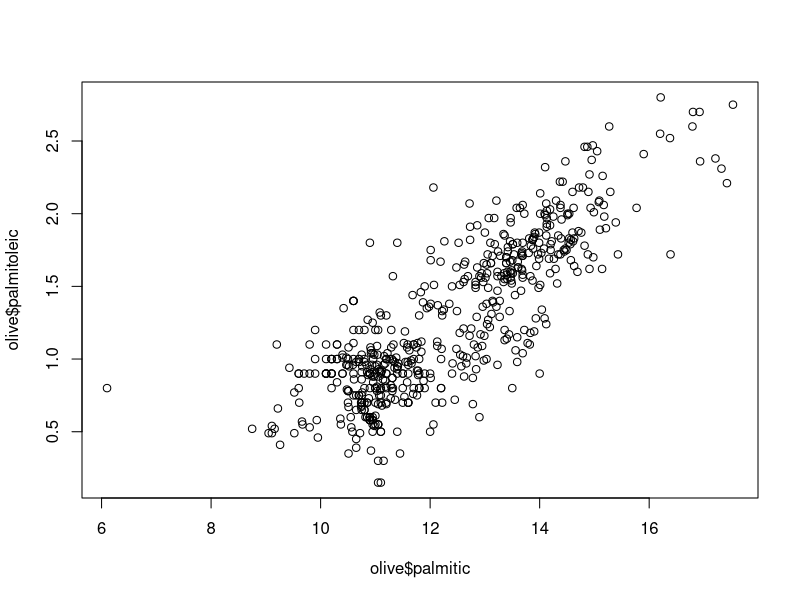
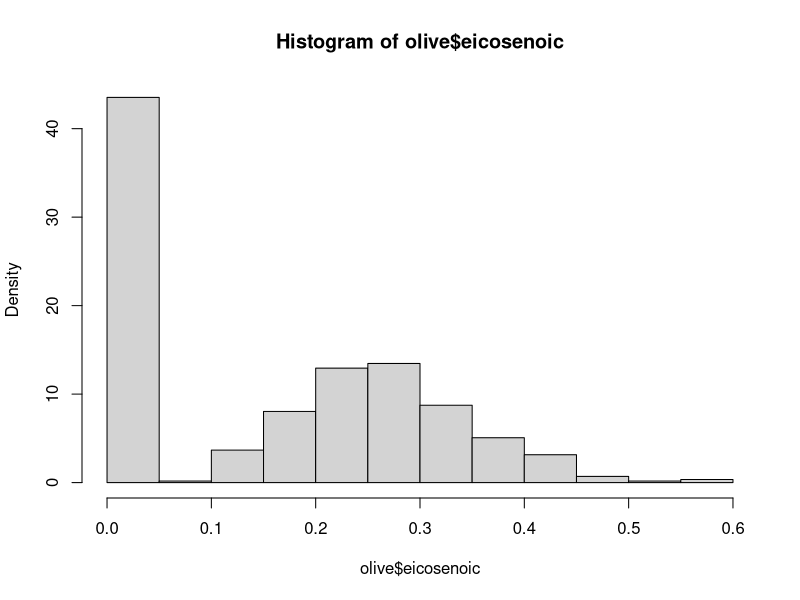
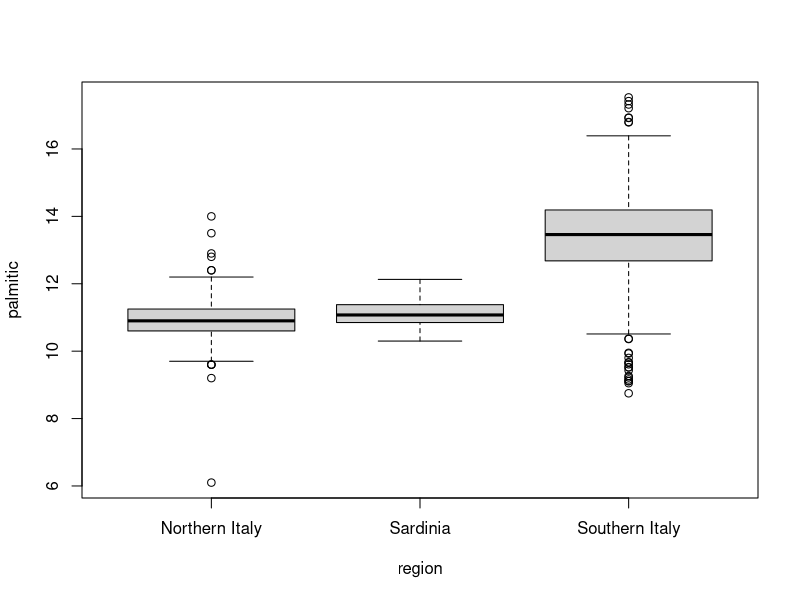

R code for these plots, in order:
library(dslabs)
library(dplyr)
data(heights)
options(digits = 3)    # report 3 significant digits for all answers

# Question 1
# First, determine the average height in this dataset. 
# Then create a logical vector ind with the indices for those individuals who are above average height.
# How many individuals in the dataset are above average height?

avg_h <- mean(heights$height)
ind <- heights$height > avg_h
sum(ind) 
# Output : 532

# Question 2
# How many individuals in the dataset are above average height and are female?

sum(heights$height > avg_h & heights$sex == 'Female')
# Output : 31

# Question 3
# What proportion of individuals in the dataset are female?

proportions(table(heights$sex))
# Output : 0.227


# Question 4
# This question takes you through three steps to determine 
# the sex of the individual with the minimum height.

# Question 4a
# Determine the minimum height in the heights dataset.

min_h <- min(heights$height)
min_h
# Output : 50

#Question 4b
#Use the match() function to determine the index of the first individual with the minimum height.

index <- match(min(heights$height), heights$height)
index
# Output : 1032

# Question 4c
# Subset the sex column of the dataset by the index in 4b to determine the individual’s sex.

heights$sex[index]
# Output : Male

# Question 5
# This question takes you through three steps to determine 
# how many of the integer height values between 
# the minimum and maximum heights are not actual heights of individuals in the heights dataset.

# Question 5a
# Determine the maximum height.

max_h <- max(heights$height)
max_h
# Output : 82.7

# Question 5b
# Which integer values are between the maximum and minimum heights? 
# For example, if the minimum height is 10.2 and the maximum height is 20.8, 
# your answer should be x <- 11:20 to capture the integers in between those values. 
# (If either the maximum or minimum height are integers, include those values too.)
# Write code to create a vector x that includes the integers between the minimum and maximum heights 
# in this dataset (as numbers).

x <- 50:82
# Output : x <- 50:82

# Question 5c
# How many of the integers in x are NOT heights in the dataset?
# Use the sum() and %in% functions in addition to the ! operator. 

sum(!x %in% heights$height)
# Output : 3

# Question 6
# Using the heights dataset, create a new column of heights in centimeters named ht_cm. 
# Recall that 1 inch = 2.54 centimeters. Save the resulting dataset as heights2.

heights <- mutate(heights, ht_cm = height*2.54)

# Question 6a
# What is the height in centimeters of the 18th individual (index 18)?

heights$ht_cm[18]
# Output : 163

# Question 6b
# What is the mean height in centimeters?

mean(heights$ht_cm)
# Output : 174

# Question 7
# Create a data frame females by filtering the heights2 data to contain only female individuals.

heights2 <- filter(heights, sex=='Female')

# Question 7a
# How many females are in the heights2 dataset?

nrow(heights2)
# Output : 238

# Question 7b
# What is the mean height of the females in centimeters?

min_h_f <- mean(heights2$ht_cm)
min_h_f
# Output : 165

#  Question 8
# The olive dataset in dslabs contains composition in percentage of eight fatty acids 
# found in the lipid fraction of 572 Italian olive oils:

data(olive)
head(olive)

# Plot the percent palmitic acid versus palmitoleic acid in a scatterplot. 
# What relationship do you see?

plot(olive$palmitic, olive$palmitoleic)
# Output : There is a positive linear relationship between palmitic and palmitoleic.

# Question 9
# Create a histogram of the percentage of eicosenoic acid in olive.
# Which of the following is true?

h = hist(olive$eicosenoic, plot=FALSE)
h$density = h$counts/sum(h$counts)*100
plot(h,freq=FALSE)

# Output : The most common value of eicosenoic acid is below 0.05%. 

# Question 10
# Make a boxplot of palmitic acid percentage in olive with separate distributions for each region.

boxplot(palmitic~region, data=olive)

# Which region has the highest median palmitic acid percentage?
# Output : Southern Italy

# Which region has the most variable palmitic acid percentage?
# Output : Southern Italy
